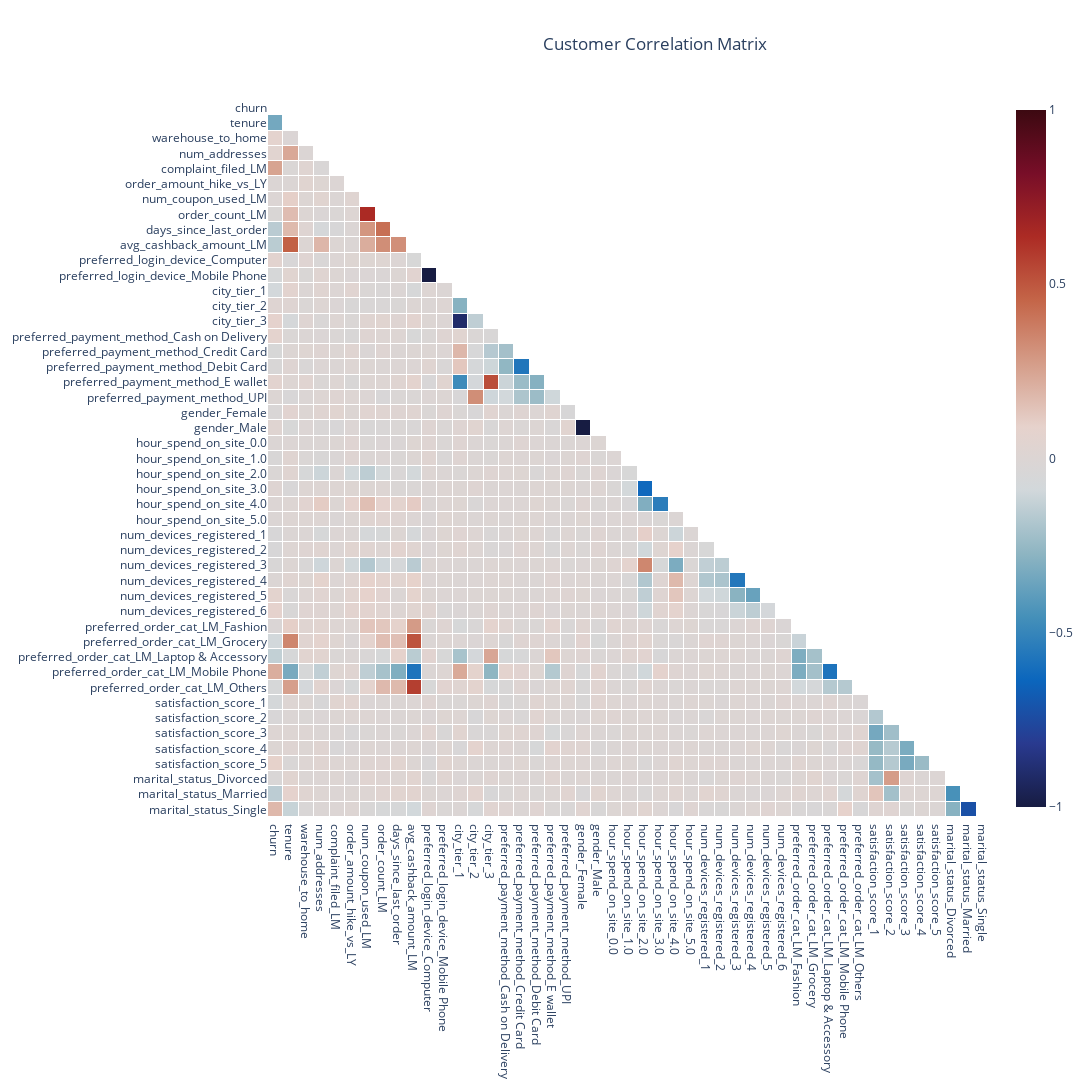

Notebook code cell kept with this figure:
### Markdown cell above
For increased legibility, the correlation table above is then converted into an interactive heatmap using Plotly.

*The following resources were referenced in order to help create an interactive correlation heatmap using Plotly. - Sources:
[Link 1](https://community.plotly.com/t/correlation-heatmap-in-plotly/50884) - 
[Link 2](https://community.plotly.com/t/correlation-plot-with-mask/29185)*

### Code cell
# graph presets
mask = np.triu(np.ones_like(dummies_corr_matrix, dtype = bool))
dummies_corr_matrix = dummies_corr_matrix.mask(mask)

# graph data
heat = go.Heatmap(
                  z = dummies_corr_matrix, # plot the correlation matrix
                  x = dummies_corr_matrix.columns.values, # set x-axis labels to matrix columns
                  y = dummies_corr_matrix.columns.values, # set y-axis labels to matrix columns
                  xgap = 1, # include horizontal space between grid cells
                  ygap = 1, # include vertical space between grid cells
                  zmin = - 1, # set the lower bound of the colorscale
                  zmax = 1, # set the upper bound of the colorscale
                  colorscale = 'balance' # set colorscale
                  )

# graph settings
title = 'Customer Correlation Matrix' # set plot title

layout = go.Layout(
                   title_text = title, # set heatmap title
                   title_x = 0.60, # set title's horizontal alignment
                   width = 1100, # set figure width
                   height = 1100, # set figure height
                   xaxis_showgrid = False, # disable x-axis gridlines
                   yaxis_showgrid = False, # disable y-axis gridlines
                   yaxis_autorange = 'reversed',
                   plot_bgcolor = 'white' # set the background color
                   )

# display graph
fig=go.Figure(data=[heat], layout=layout)
fig.show()

### Figure 1 — Plotly figure (JSON) as saved in the notebook; plotly's stock layout.template omitted (floating-point values rounded to 4 significant figures; data arrays with more than 128 entries replaced by an {"elided": "..."} marker saying what was removed)
{"data": [{"colorscale": [[0, "rgb(23, 28, 66)"], [0.09091, "rgb(41, 58, 143)"], [0.1818, "rgb(11, 102, 189)"], [0.2727, "rgb(69, 144, 185)"], [0.3636, "rgb(142, 181, 194)"], [0.4545, "rgb(210, 216, 219)"], [0.5455, "rgb(230, 210, 204)"], [0.6364, "rgb(213, 157, 137)"], [0.7273, "rgb(196, 101, 72)"], [0.8182, "rgb(172, 43, 36)"], [0.9091, "rgb(120, 14, 40)"], [1, "rgb(60, 9, 17)"]], "type": "heatmap", "x": ["churn", "tenure", "warehouse_to_home", "num_addresses", "complaint_filed_LM", "order_amount_hike_vs_LY", "num_coupon_used_LM", "order_count_LM", "days_since_last_order", "avg_cashback_amount_LM", "preferred_login_device_Computer", "preferred_login_device_Mobile Phone", "city_tier_1", "city_tier_2", "city_tier_3", "preferred_payment_method_Cash on Delivery", "preferred_payment_method_Credit Card", "preferred_payment_method_Debit Card", "preferred_payment_method_E wallet", "preferred_payment_method_UPI", "gender_Female", "gender_Male", "hour_spend_on_site_0.0", "hour_spend_on_site_1.0", "hour_spend_on_site_2.0", "hour_spend_on_site_3.0", "hour_spend_on_site_4.0", "hour_spend_on_site_5.0", "num_devices_registered_1", "num_devices_registered_2", "num_devices_registered_3", "num_devices_registered_4", "num_devices_registered_5", "num_devices_registered_6", "preferred_order_cat_LM_Fashion", "preferred_order_cat_LM_Grocery", "preferred_order_cat_LM_Laptop & Accessory", "preferred_order_cat_LM_Mobile Phone", "preferred_order_cat_LM_Others", "satisfaction_score_1", "satisfaction_score_2", "satisfaction_score_3", "satisfaction_score_4", "satisfaction_score_5", "marital_status_Divorced", "marital_status_Married", "marital_status_Single"], "xgap": 1, "y": ["churn", "tenure", "warehouse_to_home", "num_addresses", "complaint_filed_LM", "order_amount_hike_vs_LY", "num_coupon_used_LM", "order_count_LM", "days_since_last_order", "avg_cashback_amount_LM", "preferred_login_device_Computer", "preferred_login_device_Mobile Phone", "city_tier_1", "city_tier_2", "city_tier_3", "preferred_payment_method_Cash on Delivery", "preferred_payment_method_Credit Card", "preferred_payment_method_Debit Card", "preferred_payment_method_E wallet", "preferred_payment_method_UPI", "gender_Female", "gender_Male", "hour_spend_on_site_0.0", "hour_spend_on_site_1.0", "hour_spend_on_site_2.0", "hour_spend_on_site_3.0", "hour_spend_on_site_4.0", "hour_spend_on_site_5.0", "num_devices_registered_1", "num_devices_registered_2", "num_devices_registered_3", "num_devices_registered_4", "num_devices_registered_5", "num_devices_registered_6", "preferred_order_cat_LM_Fashion", "preferred_order_cat_LM_Grocery", "preferred_order_cat_LM_Laptop & Accessory", "preferred_order_cat_LM_Mobile Phone", "preferred_order_cat_LM_Others", "satisfaction_score_1", "satisfaction_score_2", "satisfaction_score_3", "satisfaction_score_4", "satisfaction_score_5", "marital_status_Divorced", "marital_status_Married", "marital_status_Single"], "ygap": 1, "z": {"elided": "47x47 float values"}, "zmax": 1, "zmin": -1}], "layout": {"height": 1100, "plot_bgcolor": "white", "title": {"text": "Customer Correlation Matrix", "x": 0.6}, "width": 1100, "xaxis": {"showgrid": false}, "yaxis": {"autorange": "reversed", "showgrid": false}}}
